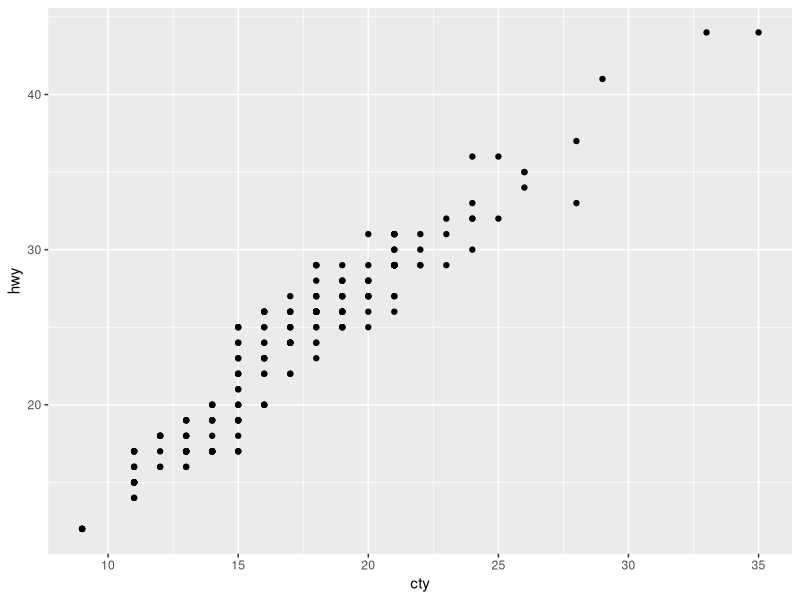
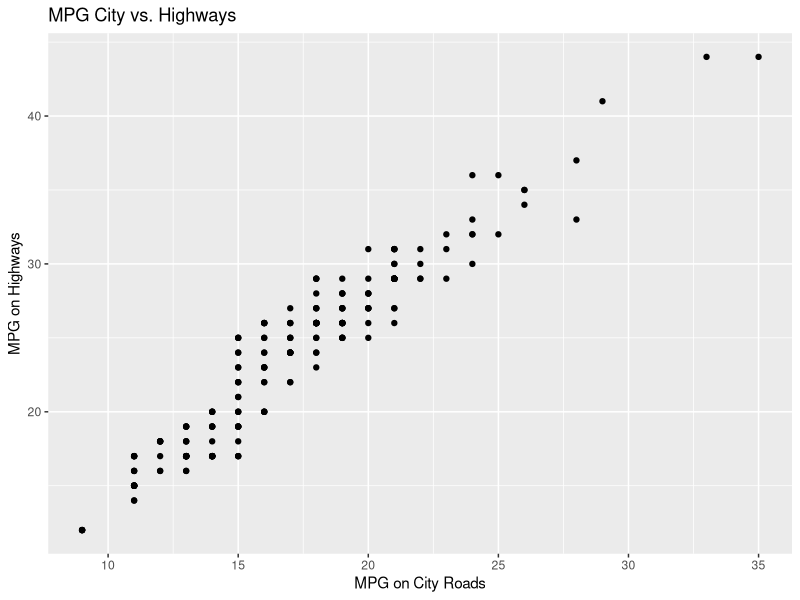

Generate these figures, in order, with R:
## ---- chunk 1
library(ggplot2)

ggplot(data = mpg, 
       mapping = aes(
         x = cty, y = hwy)
) + geom_point()

## ---- chunk 2

library(ggplot2)

ggplot(data = mpg, 
       mapping = aes(
         x = cty, y = hwy)
) + geom_point() + labs(title= "MPG City vs. Highways ", x= "MPG on City Roads", 
                        y= "MPG on Highways")
